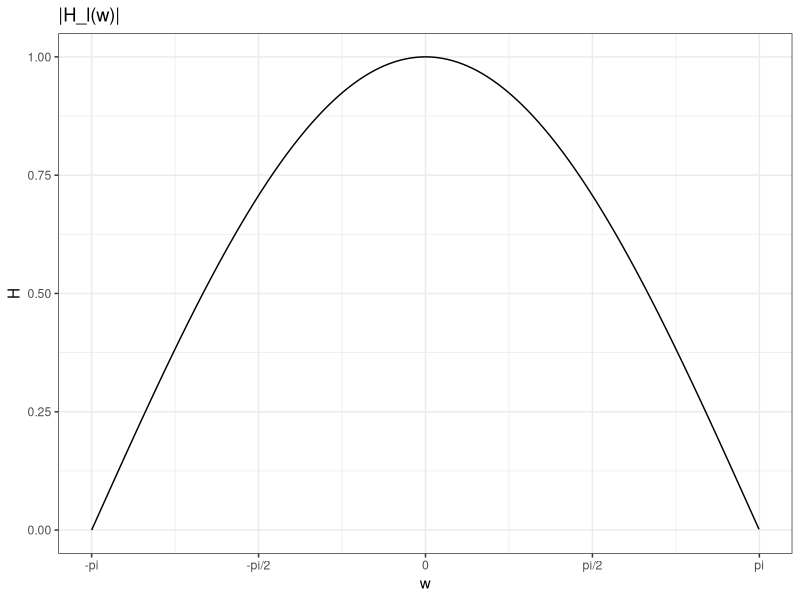
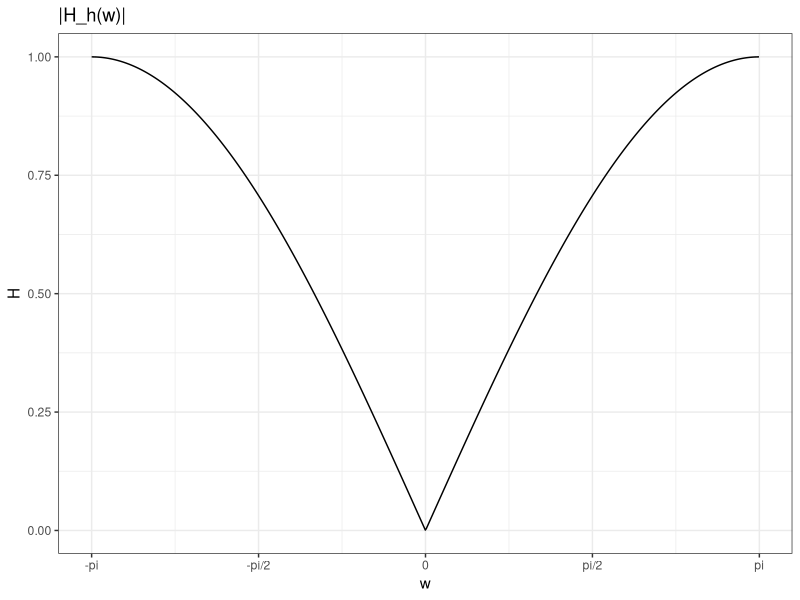

Source code (R) for these figures, in order:
## ---- chunk 1
library(dplyr);
library(tidyr);

data.frame(
 "00:000000" = .10,
 "00:000001" = .13,
 "00:000002" = .15,
 "..." = "...",
 check.names = FALSE) %>% gather(Time, CapacitorVoltage) %>% print(row.names = FALSE)
## ---- chunk 2
data.frame(
 "C-tone" = .1,
 "D-tone" = .01,
 "F-tone" = 0,
 "..." = "...",
 check.names = FALSE) %>% gather(Frequency, Volume) %>% print(row.names = FALSE)
## ---- chunk 3
data.frame(
 Note = c("C-note", "D-note", "D-note", "..."),
 Time = c("0", "0", "1", "..."),
 Volume = c("1", "0", "1", "..."),
 check.names = FALSE) %>% print(row.names = FALSE)
## ---- chunk 4
library(ggplot2)
library(dplyr)
plot.data <- data.frame(w = seq(from = -pi, to = pi, by = .01)) %>% mutate(H = cos(w/2))
ggplot(data = plot.data, aes(x = w, y = H)) + geom_line() + theme_bw() + ggtitle("|H_l(w)|") + scale_x_continuous(breaks = c(-pi, -pi/2, 0, pi/2, pi), labels = c("-pi", "-pi/2", "0", "pi/2", "pi"))
## ---- chunk 5
library(ggplot2)
library(dplyr)
plot.data <- data.frame(w = seq(from = -pi, to = pi, by = .01)) %>% mutate(H = abs(sin(w/2)))
ggplot(data = plot.data, aes(x = w, y = H)) + geom_line() + theme_bw() + ggtitle("|H_h(w)|") + scale_x_continuous(breaks = c(-pi, -pi/2, 0, pi/2, pi), labels = c("-pi", "-pi/2", "0", "pi/2", "pi"))
